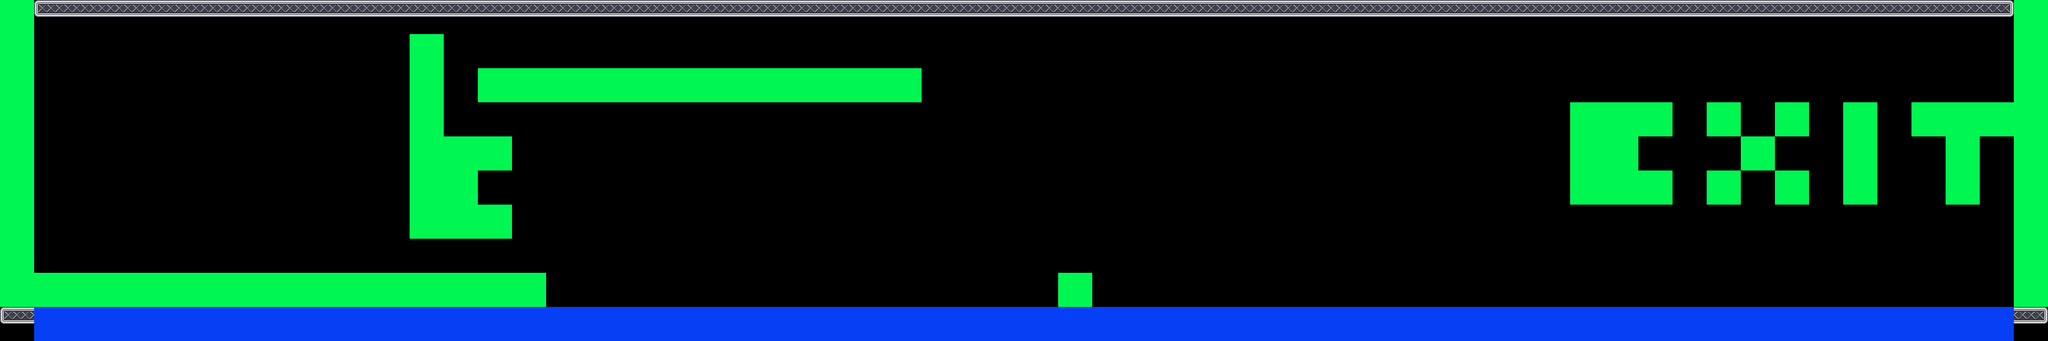

Rendered tile map (Tiled .tmx) drawn with the repository's tilesets; below, a short description and the map source with its tile grids summarised:
An orthogonal 60x10 tile map with 64x64 px tiles, 1 tile layer (Calque de Tile 1), 6 tilesets and 23 objects (Attractive).

<map version="1.0" orientation="orthogonal" width="60" height="10" tilewidth="64" tileheight="64">
 <tileset firstgid="1" name="mur" tilewidth="64" tileheight="64">
  <image source="mur.png" trans="ffffff" width="64" height="64" />
 </tileset>
 <tileset firstgid="2" name="sol" tilewidth="64" tileheight="64">
  <image source="sol.png" trans="ffffff" width="64" height="64" />
 </tileset>
 <tileset firstgid="3" name="alone" tilewidth="64" tileheight="64">
  <image source="alone.png" width="64" height="64" />
 </tileset>
 <tileset firstgid="4" name="left" tilewidth="64" tileheight="64">
  <image source="left.png" width="64" height="64" />
 </tileset>
 <tileset firstgid="5" name="mid" tilewidth="64" tileheight="64">
  <image source="mid.png" width="64" height="64" />
 </tileset>
 <tileset firstgid="6" name="right" tilewidth="64" tileheight="64">
  <image source="right.png" width="64" height="64" />
 </tileset>
 <layer name="Calque de Tile 1" width="60" height="10">
  <data>[600 cells, 197 non-empty, 5 distinct tile ids]</data>
 </layer>
 <objectgroup color="#00ff00" name="wall" width="60" height="10">
  <object x="0" y="0" width="64" height="576" />
  <object x="3776" y="0" width="64" height="576" />
  <object x="832" y="320" width="64" height="64" />
  <object x="768" y="64" width="64" height="384" />
  <object x="1408" y="192" width="64" height="64" />
  <object x="1728" y="64" width="64" height="128" />
 </objectgroup>
 <objectgroup color="#0000ff" name="platform" width="60" height="10">
  <object x="0" y="576" width="3840" height="64" />
  <object x="64" y="0" width="3712" height="64" />
  <object x="1984" y="512" width="64" height="64" />
  <object x="64" y="512" width="960" height="64" />
  <object x="832" y="384" width="128" height="64" />
  <object x="896" y="128" width="832" height="64" />
  <object x="832" y="256" width="128" height="64" />
 </objectgroup>
 <objectgroup color="#ffffff" name="movable" width="60" height="10" />
 <objectgroup color="#ff6666" name="destroyable" width="60" height="10" />
 <objectgroup color="#ff0000" name="metalman" width="60" height="10">
  <object x="128" y="448" width="64" height="64" />
 </objectgroup>
 <objectgroup color="#ff0000" name="themagnet" width="60" height="10">
  <object x="256" y="448" width="64" height="64" />
 </objectgroup>
 <objectgroup color="#800000" name="generator" width="60" height="10">
  <object type="Attractive" x="1408" y="256" width="64" height="64">
   <properties>
    <property name="id" value="2" />
   </properties>
  </object>
 </objectgroup>
 <objectgroup color="#66ccff" name="switch" width="60" height="10">
  <object x="896" y="64" width="64" height="64">
   <properties>
    <property name="id" value="2" />
    <property name="image" value="switch.png" />
   </properties>
  </object>
 </objectgroup>
 <objectgroup color="#e6e6e6" name="metal" width="60" height="10" />
 <objectgroup color="#333333" name="gate" width="60" height="10">
  <object x="1152" y="448" width="832" height="64">
   <properties>
    <property name="enableda" value="true" />
    <property name="id" value="1" />
   </properties>
  </object>
  <object x="832" y="128" width="64" height="64">
   <properties>
    <property name="enableda" value="true" />
    <property name="id" value="1" />
   </properties>
  </object>
 </objectgroup>
 <objectgroup color="#004080" name="acid" width="60" height="10">
  <object x="1024" y="512" width="960" height="64" />
 </objectgroup>
 <objectgroup color="#ffff00" name="arc" width="60" height="10" />
 <objectgroup color="#ffff00" name="levelend" width="60" height="10">
  <object x="3456" y="384" width="320" height="192">
   <properties>
    <property name="next" value="level9" />
   </properties>
  </object>
 </objectgroup>
 <objectgroup color="#800080" name="gateswitch" width="60" height="10">
  <object x="1664" y="64" width="64" height="64">
   <properties>
    <property name="id" value="1" />
   </properties>
  </object>
  <object x="448" y="448" width="64" height="64">
   <properties>
    <property name="id" value="1" />
   </properties>
  </object>
 </objectgroup>
</map>
